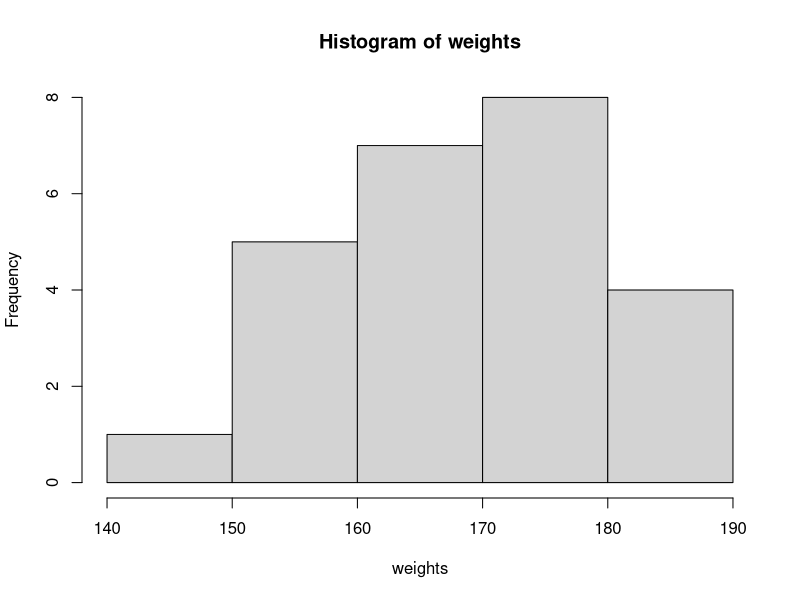
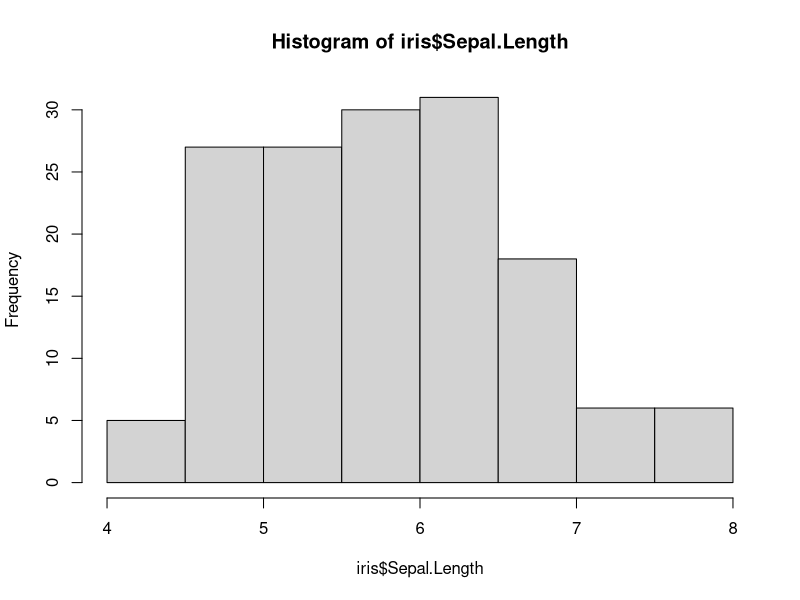

Write R code to recreate these figures, in order.
weights<-c(173,183,162,168,154,165,177,179,158,180,171,160,145,186,164,175, 151,171,182, 166,188,169,175,162,157)
?hist
hist(weights)
iris
hist(iris$Sepal.Length)
